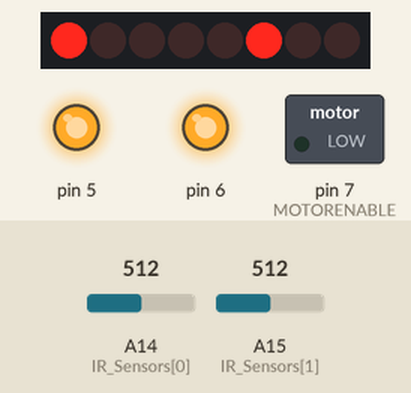
The sketch below on a simulated Arduino Mega 2560, built with avr-gcc and run on an emulated ATmega2560. Parts: 8 shift-register outputs drawn as a row of LEDs (first output left, lit = HIGH), switched loads named in the sketch (green lamp = pin HIGH), output pins drawn as LEDs (lit = HIGH). Wiring (inferred from the names in the program): shift register (74HC595): data pin 8; shift clock pin 4; latch pin 12. Wiring (inferred from the signals the program sends): row of LEDs: on Q0, Q1, Q2, Q3, Q4, Q5, Q6, Q7. The inputs (shaded band) are chosen by the test bench; at power-on: A14 (IR_Sensors[0]) = 512, A15 (IR_Sensors[1]) = 512. Pins used as bus, display or sensor lines are not drawn; what the sketch prints to the serial monitor is not drawn.

Above: at 1.2 s.
1.3 s: A14 (IR_Sensors[0]) set to 527
At 2.5 s:
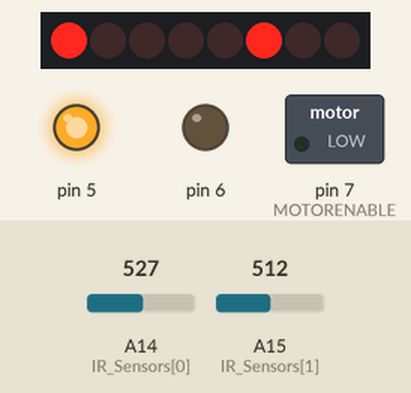
2.8 s: A15 (IR_Sensors[1]) set to 526
At 3.26 s:
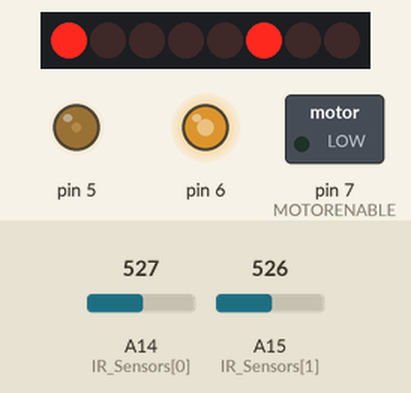
5.2 s: A14 (IR_Sensors[0]) set to 511
At 5.6 s:
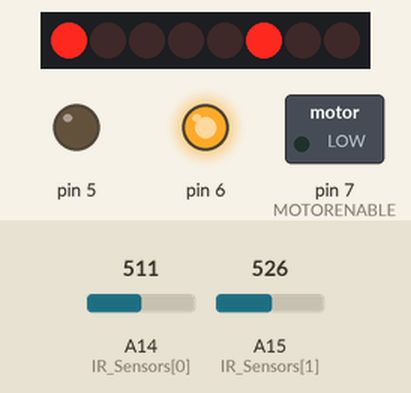
Timing chart, 0 to 8.2 s (numbered marks = the images above; inputs shaded):
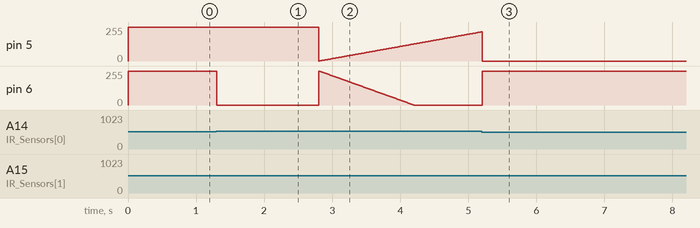

The sketch:

Jim3.1.ino
```cpp
#include <PID_v1.h>

// Enumeration for the motor function.
#define FORWARD 1
#define BACKWARD 2
#define BRAKE 3
#define RELEASE 4

// Motor initialization:
#define LEFT_MOTOR_NUM 4
#define RIGHT_MOTOR_NUM 3

// Motor Limit and Speed variables and scalars
const int topSpeed = 255;
int leftSpeed = topSpeed;
int rightSpeed = topSpeed;
const float rightSpeedMultiplier=.97;
const float leftSpeedMultiplier=1;

// Sensor things
#define NUM_OF_SENSORS 2
const int IR_Sensors[NUM_OF_SENSORS] = {A14,A15}; // Left, Right
int sensorLimit = 512;  // threshold between white and black for reflectance sensors
int errorValues[NUM_OF_SENSORS] = {-10, 10}; // error values for sensors

// positioning and control values
double desPos = 0; //desired position/angle
double curPos; // current position
double dxSpeed; // change in speed
double Kp = 5.75; // proportionality constant
double Ki = 0.75; // integration constant
double Kd = 1.1; // differentiation constant

// initialize PID class with given varriables and constants
PID pidExecutive(&curPos, &dxSpeed, &desPos, Kp, Ki, Kd, DIRECT);

void setup(){
  // Setup debugging
  Serial.begin(9600);
  Serial.println("Line Sensing Robot Demo");
  //printMotorsHeader();

  //Setup PID
  pidExecutive.SetMode(AUTOMATIC);
  pidExecutive.SetOutputLimits(-255, 255);
  pidExecutive.SetSampleTime(1); //default is 100, might be fast enough

  //Setup sensor pins
  for(int i = 0; i < NUM_OF_SENSORS; i++){
    pinMode(IR_Sensors[i], INPUT);
  }

  //Start Motors
  updateMotors(leftSpeed,rightSpeed);

}


void loop(){
  curPos = calcCurPos();
  pidExecutive.Compute();
  adjustSpeed();
  updateMotors(leftSpeed,rightSpeed);
  //printMotors();
  //printSensors();
  delay(10);
}

/* double calcCurPos
 * For each sensor that is higher then the sensor limit the
 * associated error is summed giving a current position.
 * The Current position will then be 0 for no sensors or
 * both sensors.
 */
double calcCurPos(){
  double pos = 0;
  for(int i = 0; i < NUM_OF_SENSORS; i++){
    if(analogRead(IR_Sensors[i]) <= sensorLimit)
    {
      pos += errorValues[i];
    }
  }
  return pos;
}

/* void adjustSpeed
 * based on dxSpeed the motors will be adjusted to a new speed
 * and limitted to their motor speed limits.
 * positive dxSpeed cause the robot to turn left
 */
void adjustSpeed(){
  leftSpeed -= dxSpeed;
  rightSpeed += dxSpeed;
  if(leftSpeed > topSpeed){leftSpeed = topSpeed;}
  if(leftSpeed < 0){leftSpeed = 0;}
  if(rightSpeed > topSpeed){rightSpeed = topSpeed;}
  if(rightSpeed < 0){rightSpeed = 0;}
}

/* void updateMotors
 * Changes motor speed based on the paramaters, left and right
 */
void updateMotors(double ls, double rs){
  motor(LEFT_MOTOR_NUM, FORWARD, (int)ls);
  motor(RIGHT_MOTOR_NUM, FORWARD, (int)rs);
}

//////////////////////////////////////////////////////////////////////////
// Supplied Debug Code
//////////////////////////////////////////////////////////////////////////

/* void printMotorsHeader
 * To be called in setup in conjuntion with print motors.
 * Gives column names at the start of running
 */
void printMotorsHeader(){
  Serial.print("curPos\tdxSpeed\tleftSpeed\trightSpeed\n");
}

/* void printMotors
 * prints out values to see whats going on with the motors
 */
void printMotors(){
  Serial.print(curPos);
  Serial.print("\t");
  Serial.print(dxSpeed);
  Serial.print("\t");
  Serial.print(leftSpeed);
  Serial.print("\t");
  Serial.println(rightSpeed);
}

/* void printSensors
 * prints out raw sensor inputs
 */
void printSensors(){
  for(int i = 0; i < NUM_OF_SENSORS; i++)
  {
    Serial.print(analogRead(IR_Sensors[i]));
    Serial.print("\t");
  }
  Serial.println();
}

//////////////////////////////////////////////////////////////////////////
// Code to make the motors work
//////////////////////////////////////////////////////////////////////////
// Arduino pins for the shift register
#define MOTORLATCH 12
#define MOTORCLK 4
#define MOTORENABLE 7
#define MOTORDATA 8
// 8-bit bus after the 74HC595 shift register
// (not Arduino pins)
// These are used to set the direction of the bridge driver.
#define MOTOR1_A 2
#define MOTOR1_B 3
#define MOTOR2_A 1
#define MOTOR2_B 4
#define MOTOR3_A 5
#define MOTOR3_B 7
#define MOTOR4_A 0
#define MOTOR4_B 6
// Arduino pins for the PWM signals.
#define MOTOR1_PWM 11
#define MOTOR2_PWM 3    //Right Motor
#define MOTOR3_PWM 6
#define MOTOR4_PWM 5   //Left Motor
#define SERVO1_PWM 10
#define SERVO2_PWM 9
// Initializing
// ------------
// There is no initialization function.
//
// The shiftWrite() has an automatic initializing.
// The PWM outputs are floating during startup,
// that's okay for the Motor Shield, it stays off.
// Using analogWrite() without pinMode() is valid.
//


// ---------------------------------
// motor
//
// Select the motor (1-4), the command,
// and the speed (0-255).
// The commands are: FORWARD, BACKWARD, BRAKE, RELEASE.
//
void motor(int nMotor, int command, int speed)
{
  int motorA, motorB;

  if (nMotor >= 1 && nMotor <= 4)
  {
    switch (nMotor)
    {
    case 1:
      motorA   = MOTOR1_A;
      motorB   = MOTOR1_B;
      break;
    case 2:
      motorA   = MOTOR2_A;
      motorB   = MOTOR2_B;
      break;
    case 3:
      motorA   = MOTOR3_A;
      motorB   = MOTOR3_B;
      break;
    case 4:
      motorA   = MOTOR4_A;
      motorB   = MOTOR4_B;
      break;
    default:
      break;
    }

    switch (command)
    {
    case FORWARD:
      motor_output (motorA, HIGH, speed);
      motor_output (motorB, LOW, -1);     // -1: no PWM set
      break;
    case BACKWARD:
      motor_output (motorA, LOW, speed);
      motor_output (motorB, HIGH, -1);    // -1: no PWM set
      break;
    case BRAKE:
      // The AdaFruit library didn't implement a brake.
      // The L293D motor driver ic doesn't have a good
      // brake anyway.
      // It uses transistors inside, and not mosfets.
      // Some use a software break, by using a short
      // reverse voltage.
      // This brake will try to brake, by enabling
      // the output and by pulling both outputs to ground.
      // But it isn't a good break.
      motor_output (motorA, LOW, 255); // 255: fully on.
      motor_output (motorB, LOW, -1);  // -1: no PWM set
      break;
    case RELEASE:
      motor_output (motorA, LOW, 0);  // 0: output floating.
      motor_output (motorB, LOW, -1); // -1: no PWM set
      break;
    default:
      break;
    }
  }
}


// ---------------------------------
// motor_output
//
// The function motor_ouput uses the motor driver to
// drive normal outputs like lights, relays, solenoids,
// DC motors (but not in reverse).
//
// It is also used as an internal helper function
// for the motor() function.
//
// The high_low variable should be set 'HIGH'
// to drive lights, etc.
// It can be set 'LOW', to switch it off,
// but also a 'speed' of 0 will switch it off.
//
// The 'speed' sets the PWM for 0...255, and is for
// both pins of the motor output.
//   For example, if motor 3 side 'A' is used to for a
//   dimmed light at 50% (speed is 128), also the
//   motor 3 side 'B' output will be dimmed for 50%.
// Set to 0 for completelty off (high impedance).
// Set to 255 for fully on.
// Special settings for the PWM speed:
//    Set to -1 for not setting the PWM at all.
//
void motor_output (int output, int high_low, int speed)
{
  int motorPWM;

  switch (output)
  {
  case MOTOR1_A:
  case MOTOR1_B:
    motorPWM = MOTOR1_PWM;
    break;
  case MOTOR2_A:
  case MOTOR2_B:
    motorPWM = MOTOR2_PWM;
    break;
  case MOTOR3_A:
  case MOTOR3_B:
    motorPWM = MOTOR3_PWM;
    break;
  case MOTOR4_A:
  case MOTOR4_B:
    motorPWM = MOTOR4_PWM;
    break;
  default:
    // Use speed as error flag, -3333 = invalid output.
    speed = -3333;
    break;
  }

  if (speed != -3333)
  {
    // Set the direction with the shift register
    // on the MotorShield, even if the speed = -1.
    // In that case the direction will be set, but
    // not the PWM.
    shiftWrite(output, high_low);

    // set PWM only if it is valid
    if (speed >= 0 && speed <= 255)
    {
      analogWrite(motorPWM, speed);
    }
  }
}


// ---------------------------------
// shiftWrite
//
// The parameters are just like digitalWrite().
//
// The output is the pin 0...7 (the pin behind
// the shift register).
// The second parameter is HIGH or LOW.
//
// There is no initialization function.
// Initialization is automatically done at the first
// time it is used.
//
void shiftWrite(int output, int high_low)
{
  static int latch_copy;
  static int shift_register_initialized = false;

  // Do the initialization on the fly,
  // at the first time it is used.
  if (!shift_register_initialized)
  {
    // Set pins for shift register to output
    pinMode(MOTORLATCH, OUTPUT);
    pinMode(MOTORENABLE, OUTPUT);
    pinMode(MOTORDATA, OUTPUT);
    pinMode(MOTORCLK, OUTPUT);

    // Set pins for shift register to default value (low);
    digitalWrite(MOTORDATA, LOW);
    digitalWrite(MOTORLATCH, LOW);
    digitalWrite(MOTORCLK, LOW);
    // Enable the shift register, set Enable pin Low.
    digitalWrite(MOTORENABLE, LOW);

    // start with all outputs (of the shift register) low
    latch_copy = 0;

    shift_register_initialized = true;
  }

  // The defines HIGH and LOW are 1 and 0.
  // So this is valid.
  bitWrite(latch_copy, output, high_low);

  // Use the default Arduino 'shiftOut()' function to
  // shift the bits with the MOTORCLK as clock pulse.
  // The 74HC595 shiftregister wants the MSB first.
  // After that, generate a latch pulse with MOTORLATCH.
  shiftOut(MOTORDATA, MOTORCLK, MSBFIRST, latch_copy);
  delayMicroseconds(5);    // For safety, not really needed.
  digitalWrite(MOTORLATCH, HIGH);
  delayMicroseconds(5);    // For safety, not really needed.
  digitalWrite(MOTORLATCH, LOW);
}
```

Measured:
- the behaviour switches between 512 and 513 on A14 (IR_Sensors[0]) (found by bisection; images 0 and 1)
- the behaviour switches between 512 and 513 on A15 (IR_Sensors[1]) (found by bisection; images 1 and 2)
- after the input at 1.3 s, pin 6: 255/255 → 0/255 at once
- after the input at 5.2 s, pin 6: 0/255 → 255/255 at once
